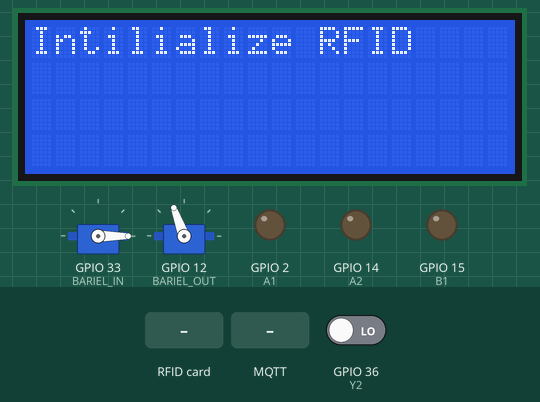
The sketch below on a simulated ESP32. Shown: 2 × servo, 20×4 character LCD, output pins drawn as LEDs (lit = HIGH). The test bench sets the inputs (shaded band); at power-on: GPIO 36 (Y2) LOW. WiFi joins after 1.5 s; servers stay silent unless stated; no MQTT or app messages arrive unless stated; pins used as bus, display or sensor lines are not drawn; what the sketch prints to the serial monitor is not drawn.

Above: at 2.9 s.
At 7.7 s:
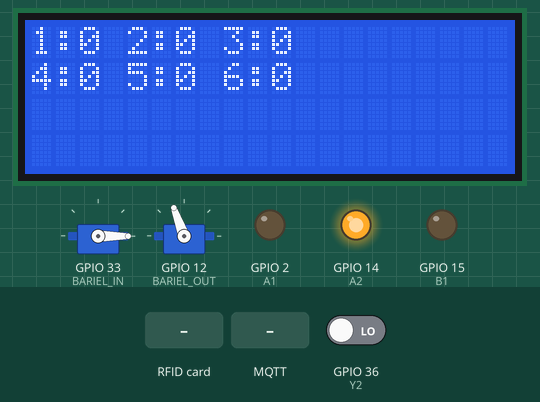
7.8 s: GPIO 36 (Y2) driven HIGH
At 10.7 s:
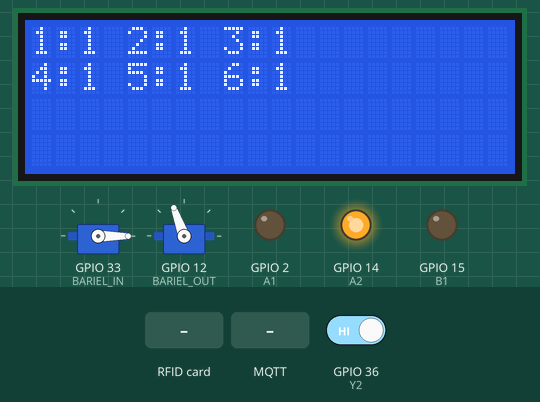
10.9 s: RFID card 5E 7A 19 C4 held to the reader
12.6 s: MQTT message "1" arrives on the first subscribed topic
14.8 s: MQTT message "on" arrives on the first subscribed topic
17.1 s: MQTT message "off" arrives on the first subscribed topic
Timing chart, 0 to 20.1 s (numbered marks = the images above; inputs shaded):
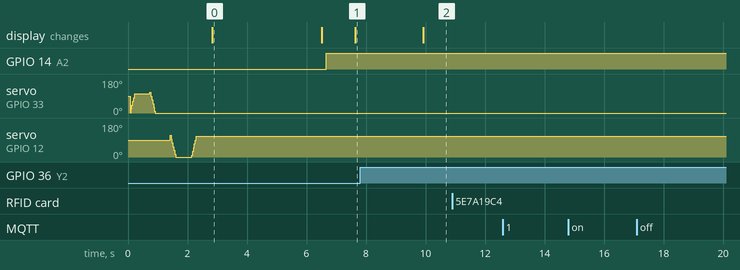

The sketch:

Smart_Parking_DATN.ino
```cpp
#include<ESP32Servo.h>
#include <LiquidCrystal_I2C.h>
#include <Wire.h>
#include <WiFi.h>
#include <SPI.h>
#include <MFRC522.h>
#include <PubSubClient.h>
#include <WiFiClientSecure.h>

#define RST_PINin         17          // Configurable, see typical pin layout above
#define SS_PINin          5         // Configurable, see typical pin layout above

#define RST_PINout         16
#define SS_PINout          4

MFRC522 mfrc522_in(SS_PINin, RST_PINin);  // Khởi tạo đối tượng MFRC522
MFRC522 mfrc522_out(SS_PINout, RST_PINout);  // Khởi tạo đối tượng MFRC522

#define BARIEL_IN 33
#define BARIEL_OUT 12

#define A1 2
#define B1 15
#define C1 13

#define A2 14
#define B2 27
#define C2 26

// Chân đầu ra của 2 IC
#define Y1 39  // Đầu ra của IC1
#define Y2 36  // Đầu ra của IC2

// Thông tin mạng WiFi
const char* ssid = "EcoTel Tang 2";           // Thay đổi thành tên WiFi của bạn
const char* password = "ecotel@123";   // Thay đổi thành mật khẩu WiFi của bạn

// Thông tin MQTT
const char* mqtt_server = "052e06039773482e81b963e2a3b42fba.s1.eu.hivemq.cloud"; // Thay đổi thành IP hoặc tên miền broker MQTT của bạn
const int mqtt_port = 8883;                 // Port mặc định của MQTT là 1883
const char* mqtt_user = "smartpark";  // Thay đổi tên tài khoản nếu có
const char* mqtt_pass = "Smartpark123";     // Thay đổi mật khẩu nếu có
const char* mqtt_publish_topic  = "esp32/slots";      // Chọn tên topic phù hợp
const char* mqtt_subscribe_topic = "esp32/detect"; // Topic nhận thông điệp
const char* mqtt_rfid_month_topic = "esp32/rfid_month";         //Topic nhận giá trị rfid
const char* mqtt_rfid_day_topic = "esp32/rfid_day";         //Topic nhận giá trị rfid
const char* mqtt_rfid_send_in = "esp32/rfid_send_in";
const char* mqtt_rfid_send_out = "esp32/rfid_send_out";
const char* mqtt_open_door_in = "esp32/open_door_in";
const char* mqtt_open_door_out = "esp32/open_door_out";

String rfid_month, rfid_day;
long long int last_time_receive_rfid_month =0, last_time_receive_rfid_day = 0, last_time_receive_status_out = 0, last_time_receive_status_in =0;
bool status_out = 0, status_in =0;

// Mảng status và fire_status cho các slot (6 slot)
int status[6] = {0, 0, 0, 0, 0, 0}; // Trạng thái của 6 slot
int fire_status[6] = {0, 0, 0, 0, 0, 0}; // Trạng thái lửa của 6 slot

Servo BarielIn, BarielOut;
LiquidCrystal_I2C lcd(0x27,20,4);

WiFiClientSecure espClient;
PubSubClient client(espClient);

long long int lastTime_SendData, lastTime;

void setup() {
  // put your setup code here, to run once:
  Serial.begin(115200);
  pinMode(A1, OUTPUT);  // IC1 S0
  pinMode(B1, OUTPUT);  // IC1 S1
  pinMode(C1, OUTPUT);  // IC1 S2

  pinMode(A2, OUTPUT);  // IC2 S0
  pinMode(B2, OUTPUT);  // IC2 S1
  pinMode(C2, OUTPUT);  // IC2 S2

  pinMode(Y1, INPUT);  // Đọc tín hiệu từ IC1
  pinMode(Y2, INPUT);  // Đọc tín hiệu từ IC2
  BarielIn.attach(BARIEL_IN);
  BarielOut.attach(BARIEL_OUT);
  lcd.init();
  lcd.backlight();
  lcd.setCursor(3,0);
  lcd.print("Test Servo");
  test_servo();
  lcd.clear();
  lcd.print("Intilialize RFID");

  SPI.begin();            // Khởi động giao tiếp SPI
  mfrc522_in.PCD_Init();     // Khởi tạo module RC522
  mfrc522_out.PCD_Init();
  Serial.println("Đặt thẻ RFID lên đầu đọc...");

  // Kết nối WiFi
  setup_wifi();
  espClient.setInsecure();

  // Kết nối với broker MQTT
  client.setServer(mqtt_server, mqtt_port);
  // Đăng ký callback function để xử lý dữ liệu nhận được
  client.setCallback(mqtt_callback);

  // Đăng ký vào topic để nhận dữ liệu
  reconnect();
  lcd.clear();
}

void loop() {
  // Kiểm tra xem có thông điệp mới không
  client.loop();
  if (!client.connected()) {
    reconnect();
  }
  if(millis()-lastTime_SendData>1000)
  {
    send_data_to_mqtt();
    lastTime_SendData =millis();
  }

  RFID_in();
  RFID_out();
  read_sensor();

  if (rfid_month != "") {
    if (millis() - last_time_receive_rfid_month > 5000) {
      rfid_month = "";
    }
  }
  if (rfid_day != "") {
    if (millis() - last_time_receive_rfid_day > 5000) {
      rfid_day = "";
    }
  }
  if (status_in != 0) {
    if (millis() - last_time_receive_status_in > 2000) {
      status_in = 0;
    }
  }
  if (status_out != 0) {
    if (millis() - last_time_receive_status_out > 2000) {
      status_out = 0;
    }
  }
  display_LCD();
  control_door();
}

void setup_wifi() {
  delay(10);
  Serial.println();
  Serial.print("Connecting to WiFi...");

  // Kết nối WiFi
  WiFi.begin(ssid, password);
  while (WiFi.status() != WL_CONNECTED) {
    delay(500);
    Serial.print(".");
  }
  Serial.println("Connected to WiFi");
  Serial.println("IP address: ");
  Serial.print(WiFi.localIP());
}

void test_servo()
{
    Bariel_In_Open();
    delay(500);
    Bariel_In_Close();
    delay(500);
    Bariel_Out_Open();
    delay(500);
    Bariel_Out_Close();
    delay(500);
}

void Bariel_In_Open()
{
  Serial.println("In Close");
  for(int pos = 2; pos < 110; pos += 10){
        BarielIn.write(pos);
        delay(15);
    }
}
void Bariel_In_Close()
{
  Serial.println("In Open");
  for(int pos = 110; pos>=0; pos-=10) {
        BarielIn.write(pos);
        delay(15);
    }
}

void Bariel_Out_Close()
{
  Serial.println("Out Open");
  for(int pos = -10; pos < 115; pos += 10){
        BarielOut.write(pos);
        delay(15);
    }
}
void Bariel_Out_Open()
{
  Serial.println("Out Close");
  for(int pos = 115; pos>=-10; pos-=10) {
        BarielOut.write(pos);
        delay(15);
    }
}
void RFID_in()
{
    if (mfrc522_in.PICC_IsNewCardPresent()) {
    if (mfrc522_in.PICC_ReadCardSerial()) {
      Serial.println("Thẻ RFID in đã được phát hiện!");

      // In ra mã UID của thẻ
      Serial.print("UID của thẻ: ");
      String uid = "";
      for (byte i = 0; i < mfrc522_in.uid.size; i++) {
        uid += String(mfrc522_in.uid.uidByte[i], DEC);
      }
      Serial.print(uid);
      send_rfid_in(uid);
      if(uid==rfid_month)
      {
        Serial.println("Bariel In Open for card month");
        lcd.clear();
        lcd.print("Xe vao");
        Bariel_In_Open();
        delay(3000);
        lcd.clear();
        Bariel_In_Close();
      }
      else if(uid==rfid_day)
      {
        Serial.println("Bariel In Open for card day");
        lcd.clear();
        lcd.print("Xe vao");
        Bariel_In_Open();
        delay(3000);
        lcd.clear();
        Bariel_In_Close();
      }
      Serial.println();

      mfrc522_in.PICC_HaltA();  // Dừng đọc thẻ
      mfrc522_in.PCD_StopCrypto1();  // Dừng mã hóa
    }
  }
}

void RFID_out()
{
    if (mfrc522_out.PICC_IsNewCardPresent()) {
    if (mfrc522_out.PICC_ReadCardSerial()) {
      Serial.println("Thẻ RFID out đã được phát hiện!");

      // In ra mã UID của thẻ
      Serial.print("UID của thẻ: ");
      String uid = "";
      for (byte i = 0; i < mfrc522_out.uid.size; i++) {
        uid += String(mfrc522_out.uid.uidByte[i], DEC);
        // Serial.print(mfrc522_in.uid.uidByte[i], DEC);
        // Serial.print(" ");
      }
      Serial.print(uid);
      send_rfid_out(uid);
      if(uid==rfid_month)
      {
        Serial.println("Bariel out open for card month");
        lcd.clear();
        lcd.print("Xe ra");
        Bariel_Out_Open();
        delay(3000);
        Bariel_Out_Close();
      }
      else if(uid==rfid_day)
      {
        Serial.println("Bariel out close for card month");
        lcd.clear();
        lcd.print("Xe ra");
        Bariel_Out_Open();
        delay(3000);
        Bariel_Out_Close();
      }
      Serial.println();

      mfrc522_out.PICC_HaltA();  // Dừng đọc thẻ
      mfrc522_out.PCD_StopCrypto1();  // Dừng mã hóa
    }
  }
}

void reconnect() {
  // Kết nối lại đến broker MQTT nếu bị mất kết nối
  while (!client.connected()) {
    Serial.print("Attempting MQTT connection...");
    // Thử kết nối với MQTT broker
    if (client.connect("ESP32Client", mqtt_user, mqtt_pass)) {
      Serial.println("Connected to MQTT");
      delay(2000);  // Thêm thời gian trễ
      if (client.subscribe(mqtt_subscribe_topic)) {
        Serial.println("Successfully subscribed to esp32/detect");
      } else {
        Serial.println("Failed to subscribe to esp32/detect");
      }
      if (client.subscribe(mqtt_rfid_month_topic)) {
        Serial.println("Successfully subscribed to " + String(mqtt_rfid_month_topic));
      } else{
        Serial.println("Failed to subscribe to " + String(mqtt_rfid_month_topic));
      }
      if (client.subscribe(mqtt_rfid_day_topic))
      {
        Serial.println("Successfully subscribed to " + String(mqtt_rfid_day_topic));
      }else{
        Serial.println("Failed to subscribe to " + String(mqtt_rfid_day_topic));
      }
      if (client.subscribe(mqtt_open_door_in)) {
        Serial.println("Successfully subscribed to " + String(mqtt_open_door_in));
      } else{
        Serial.println("Failed to subscribe to " + String(mqtt_open_door_in));
      }
      if (client.subscribe(mqtt_open_door_out)) {
        Serial.println("Successfully subscribed to " + String(mqtt_open_door_out));
      } else{
        Serial.println("Failed to subscribe to " + String(mqtt_open_door_out));
      }
    } else {
      Serial.print("failed, rc=");
      Serial.print(client.state());
      Serial.println(" try again in 5 seconds");
      delay(5000);
    }
  }
}

void send_rfid_in(String bien_so)
{
  if (client.publish(mqtt_rfid_send_in, bien_so.c_str())) {
      Serial.println("Message sent successfully: " + bien_so);
    } else {
      Serial.println("Message failed to send: " + bien_so);
    }
    delay(10);
}

void send_rfid_out(String bien_so)
{
  if (client.publish(mqtt_rfid_send_out, bien_so.c_str())) {
      Serial.println("Message sent successfully: " + bien_so);
    } else {
      Serial.println("Message failed to send: " + bien_so);
    }
    delay(10);
}
void send_data_to_mqtt() {

  // Vòng lặp gửi dữ liệu cho từng slot (6 slot)
  for (int i = 0; i < 6; i++) {  // Vòng lặp từ 0 đến 5 (6 phần tử)
    // Chuỗi JSON cho mỗi slot với dấu nháy kép
    String json_message = "{\"spot_id\": \"" + String(i) + "\", ";  // spot_id từ 1 đến 6
    json_message += "\"status\": \"" + String(status[i]) + "\"}";  // status từ mảng status
    // json_message += "\"fire_status\": \"" + String(fire_status[i]) ;  // fire_status từ mảng fire_status

    // Gửi thông điệp tới MQTT
    if (client.publish(mqtt_publish_topic, json_message.c_str())) {
      Serial.println("Message sent successfully: " + json_message);
    } else {
      Serial.println("Message failed to send: " + json_message);
    }
    delay(10);
  }
}


// Callback function để xử lý thông điệp nhận được từ topic esp32/detect
void mqtt_callback(char* topic, byte* payload, unsigned int length) {
  Serial.print("Message received on topic: ");
  Serial.println(topic);

  // Chuyển đổi payload thành chuỗi
  String message = "";
  for (int i = 0; i < length; i++) {
    message += (char)payload[i];
  }

  // In ra thông điệp nhận được
  Serial.print("Message: ");
  Serial.println(message);

  if (String(topic) == mqtt_subscribe_topic) {
    // Xử lý thông điệp từ topic "esp32/detect"
    Serial.println("Processing data from esp32/detect topic...");
    // Thêm mã xử lý cho topic "esp32/detect"
  }
  else if (String(topic) == mqtt_rfid_month_topic) {
    // Xử lý thông điệp từ topic "esp32/rfid"
    Serial.println("Processing data from esp32/rfid_month_topic...");
    rfid_month = message;
    last_time_receive_rfid_month = millis();
    // Thêm mã xử lý cho topic "esp32/rfid"
  }
  else if (String(topic) == mqtt_rfid_day_topic) {
    // Xử lý thông điệp từ topic "esp32/rfid"
    Serial.println("Processing data from esp32/rfid_day_topic...");
    rfid_day = message;
    last_time_receive_rfid_day = millis();
    // Thêm mã xử lý cho topic "esp32/rfid"
  }
    else if (String(topic) == mqtt_open_door_in) {
    // Xử lý thông điệp từ topic "esp32/rfid"
    Serial.println("Processing data from open_door_in...");
    status_in = 1;
    last_time_receive_status_in = millis();
    // Thêm mã xử lý cho topic "esp32/rfid"
  }
    else if (String(topic) == mqtt_open_door_out) {
    // Xử lý thông điệp từ topic "esp32/rfid"
    Serial.println("Processing data from open_door_out...");
    status_out = 1;
    last_time_receive_status_out = millis();
    // Thêm mã xử lý cho topic "esp32/rfid"
  }
}

void read_sensor() {
  for (int i = 0; i < 6; i++) {
    // Thiết lập các giá trị của S0, S1, S2 để chọn kênh i cho IC2
    digitalWrite(A2, (i & 1));       // S0 = bit 0 của i
    digitalWrite(B2, (i >> 1) & 1);  // S1 = bit 1 của i
    digitalWrite(C2, (i >> 2) & 1);  // S2 = bit 2 của i
    // Đọc tín hiệu từ IC1 (Y1) và IC2 (Y2)
    status[i] = digitalRead(Y2);  // Đọc đầu ra từ IC2
  }
  for (int i = 0; i < 6; i++) {
    Serial.print(status[i]);
    Serial.print(" ");
  }
  Serial.println("");
  delay(1000);
}
void display_LCD()
{
  lcd.setCursor(0,0);
  lcd.print("1:"+String(status[0])+" 2:"+String(status[1])+" 3:"+String(status[2]));
  lcd.setCursor(0,1);
  lcd.print("4:"+String(status[3])+" 5:"+String(status[4])+" 6:"+String(status[5]));
}

void control_door()
{
  Serial.println("Status_in: "+String(status_in)+" status_out: "+String(status_out));
  if(status_in ==1)
  {
    Bariel_In_Open();
    delay(2000);
    Bariel_In_Close();
  }
  else if(status_out==1)
  {
    Bariel_Out_Open();
    delay(2000);
    Bariel_Out_Close();
  }
}
```

Measured:
- after the input at 7.8 s, the display: changes after 2.1 s (image 2)
- what the display in image 0 shows lasts 3.7 s, from 2.8 s to 6.5 s
